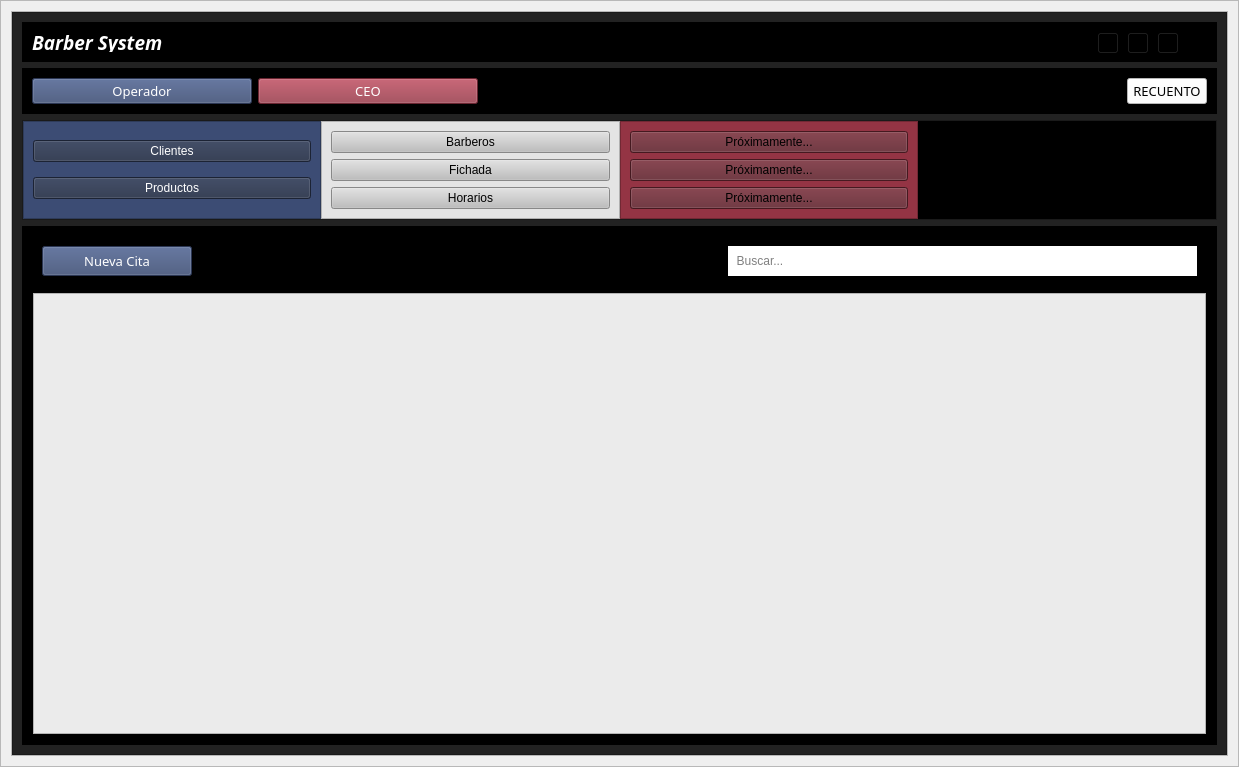
<?xml version="1.0" encoding="UTF-8"?>
<ui version="4.0">
 <class>MainWindow</class>
 <widget class="QWidget" name="MainWindow">
  <property name="geometry">
   <rect>
    <x>0</x>
    <y>0</y>
    <width>1239</width>
    <height>767</height>
   </rect>
  </property>
  <property name="windowTitle">
   <string>Form</string>
  </property>
  <layout class="QVBoxLayout" name="verticalLayout">
   <property name="spacing">
    <number>0</number>
   </property>
   <property name="leftMargin">
    <number>0</number>
   </property>
   <property name="topMargin">
    <number>0</number>
   </property>
   <property name="rightMargin">
    <number>0</number>
   </property>
   <property name="bottomMargin">
    <number>0</number>
   </property>
   <item>
    <widget class="QFrame" name="central_widget_frame">
     <property name="frameShape">
      <enum>QFrame::StyledPanel</enum>
     </property>
     <property name="frameShadow">
      <enum>QFrame::Raised</enum>
     </property>
     <layout class="QVBoxLayout" name="shadow_layout">
      <property name="spacing">
       <number>0</number>
      </property>
      <property name="leftMargin">
       <number>10</number>
      </property>
      <property name="topMargin">
       <number>10</number>
      </property>
      <property name="rightMargin">
       <number>10</number>
      </property>
      <property name="bottomMargin">
       <number>10</number>
      </property>
      <item>
       <widget class="QFrame" name="background_frame">
        <property name="frameShape">
         <enum>QFrame::StyledPanel</enum>
        </property>
        <property name="frameShadow">
         <enum>QFrame::Raised</enum>
        </property>
        <layout class="QVBoxLayout" name="verticalLayout_2">
         <property name="spacing">
          <number>0</number>
         </property>
         <property name="leftMargin">
          <number>0</number>
         </property>
         <property name="topMargin">
          <number>0</number>
         </property>
         <property name="rightMargin">
          <number>0</number>
         </property>
         <property name="bottomMargin">
          <number>0</number>
         </property>
         <item>
          <widget class="QFrame" name="content_frame">
           <property name="minimumSize">
            <size>
             <width>0</width>
             <height>0</height>
            </size>
           </property>
           <property name="styleSheet">
            <string notr="true">background-color: rgb(34, 34, 34);</string>
           </property>
           <property name="frameShape">
            <enum>QFrame::StyledPanel</enum>
           </property>
           <property name="frameShadow">
            <enum>QFrame::Raised</enum>
           </property>
           <layout class="QVBoxLayout" name="verticalLayout_7">
            <property name="spacing">
             <number>6</number>
            </property>
            <property name="leftMargin">
             <number>9</number>
            </property>
            <property name="topMargin">
             <number>9</number>
            </property>
            <property name="rightMargin">
             <number>9</number>
            </property>
            <property name="bottomMargin">
             <number>9</number>
            </property>
            <item>
             <widget class="QFrame" name="frame_nav">
              <property name="minimumSize">
               <size>
                <width>0</width>
                <height>40</height>
               </size>
              </property>
              <property name="maximumSize">
               <size>
                <width>16777215</width>
                <height>40</height>
               </size>
              </property>
              <property name="styleSheet">
               <string notr="true">background-color: rgb(0, 0, 0);</string>
              </property>
              <property name="frameShape">
               <enum>QFrame::StyledPanel</enum>
              </property>
              <property name="frameShadow">
               <enum>QFrame::Raised</enum>
              </property>
              <layout class="QHBoxLayout" name="horizontalLayout_6">
               <item>
                <widget class="QLabel" name="label_tittle">
                 <property name="font">
                  <font>
                   <family>Tw Cen MT</family>
                   <pointsize>14</pointsize>
                   <weight>75</weight>
                   <italic>true</italic>
                   <bold>true</bold>
                  </font>
                 </property>
                 <property name="styleSheet">
                  <string notr="true">color: rgb(255, 255, 255) ;</string>
                 </property>
                 <property name="text">
                  <string>Barber System</string>
                 </property>
                </widget>
               </item>
               <item>
                <widget class="QFrame" name="butttons_holder_frame">
                 <property name="minimumSize">
                  <size>
                   <width>110</width>
                   <height>30</height>
                  </size>
                 </property>
                 <property name="maximumSize">
                  <size>
                   <width>110</width>
                   <height>16777215</height>
                  </size>
                 </property>
                 <property name="frameShape">
                  <enum>QFrame::StyledPanel</enum>
                 </property>
                 <property name="frameShadow">
                  <enum>QFrame::Raised</enum>
                 </property>
                 <widget class="QToolButton" name="minimize_button">
                  <property name="geometry">
                   <rect>
                    <x>0</x>
                    <y>0</y>
                    <width>22</width>
                    <height>22</height>
                   </rect>
                  </property>
                  <property name="text">
                   <string>...</string>
                  </property>
                  <property name="icon">
                   <iconset>
                    <normaloff>../AngelCuk/assets/icons/minimize-window.png</normaloff>../AngelCuk/assets/icons/minimize-window.png</iconset>
                  </property>
                 </widget>
                 <widget class="QToolButton" name="restore_button">
                  <property name="geometry">
                   <rect>
                    <x>30</x>
                    <y>0</y>
                    <width>22</width>
                    <height>22</height>
                   </rect>
                  </property>
                  <property name="text">
                   <string>...</string>
                  </property>
                  <property name="icon">
                   <iconset>
                    <normaloff>../AngelCuk/assets/icons/restore-window.png</normaloff>../AngelCuk/assets/icons/restore-window.png</iconset>
                  </property>
                 </widget>
                 <widget class="QToolButton" name="maximize_button">
                  <property name="geometry">
                   <rect>
                    <x>30</x>
                    <y>0</y>
                    <width>22</width>
                    <height>22</height>
                   </rect>
                  </property>
                  <property name="text">
                   <string>...</string>
                  </property>
                  <property name="icon">
                   <iconset>
                    <normaloff>../AngelCuk/assets/icons/maximize-window.png</normaloff>../AngelCuk/assets/icons/maximize-window.png</iconset>
                  </property>
                 </widget>
                 <widget class="QToolButton" name="close_button">
                  <property name="geometry">
                   <rect>
                    <x>60</x>
                    <y>0</y>
                    <width>22</width>
                    <height>22</height>
                   </rect>
                  </property>
                  <property name="text">
                   <string>...</string>
                  </property>
                  <property name="icon">
                   <iconset>
                    <normaloff>../AngelCuk/assets/icons/close-window.png</normaloff>../AngelCuk/assets/icons/close-window.png</iconset>
                  </property>
                 </widget>
                </widget>
               </item>
              </layout>
             </widget>
            </item>
            <item>
             <widget class="QFrame" name="frame_superior">
              <property name="maximumSize">
               <size>
                <width>16777215</width>
                <height>65</height>
               </size>
              </property>
              <property name="styleSheet">
               <string notr="true">QFrame{
background-color: rgb(0, 0, 0);
}



QPushButton{
	background-color: rgb(212, 172, 13 );
	color: white;
}

QPushButton:hover{
	
	background-color: rgb(154, 125, 10);
}



</string>
              </property>
              <property name="frameShape">
               <enum>QFrame::StyledPanel</enum>
              </property>
              <property name="frameShadow">
               <enum>QFrame::Raised</enum>
              </property>
              <layout class="QHBoxLayout" name="horizontalLayout_2">
               <property name="spacing">
                <number>6</number>
               </property>
               <property name="topMargin">
                <number>9</number>
               </property>
               <item>
                <widget class="QPushButton" name="operador_button">
                 <property name="minimumSize">
                  <size>
                   <width>220</width>
                   <height>0</height>
                  </size>
                 </property>
                 <property name="font">
                  <font>
                   <family>Tw Cen MT Condensed Extra Bold</family>
                   <pointsize>10</pointsize>
                  </font>
                 </property>
                 <property name="styleSheet">
                  <string notr="true">QPushButton{
	background-color: rgb(60, 76, 116 );
	color: white;
}

QPushButton:hover{
	
	background-color: rgb(39, 49, 73 );
}
</string>
                 </property>
                 <property name="text">
                  <string>Operador</string>
                 </property>
                </widget>
               </item>
               <item>
                <widget class="QPushButton" name="ceo_button">
                 <property name="minimumSize">
                  <size>
                   <width>220</width>
                   <height>0</height>
                  </size>
                 </property>
                 <property name="font">
                  <font>
                   <family>Tw Cen MT Condensed Extra Bold</family>
                   <pointsize>10</pointsize>
                  </font>
                 </property>
                 <property name="styleSheet">
                  <string notr="true">QPushButton{
	background-color: rgb(148, 52, 68  );
	color: white;
}

QPushButton:hover{
	
	background-color: rgb(97, 35, 45);
}
</string>
                 </property>
                 <property name="text">
                  <string>CEO</string>
                 </property>
                </widget>
               </item>
               <item>
                <spacer name="horizontalSpacer">
                 <property name="orientation">
                  <enum>Qt::Horizontal</enum>
                 </property>
                 <property name="sizeHint" stdset="0">
                  <size>
                   <width>110</width>
                   <height>20</height>
                  </size>
                 </property>
                </spacer>
               </item>
               <item>
                <widget class="QPushButton" name="recuento_button">
                 <property name="minimumSize">
                  <size>
                   <width>35</width>
                   <height>0</height>
                  </size>
                 </property>
                 <property name="maximumSize">
                  <size>
                   <width>16777215</width>
                   <height>16777215</height>
                  </size>
                 </property>
                 <property name="font">
                  <font>
                   <family>Tw Cen MT Condensed Extra Bold</family>
                   <pointsize>10</pointsize>
                  </font>
                 </property>
                 <property name="styleSheet">
                  <string notr="true">

QPushButton{
	background-color: rgb(255, 255, 255);
color: rgb(0, 0, 0);
}

QPushButton:hover{
	
	
	background-color: rgb(98, 98, 98);
}
</string>
                 </property>
                 <property name="text">
                  <string>RECUENTO</string>
                 </property>
                </widget>
               </item>
              </layout>
             </widget>
            </item>
            <item>
             <widget class="QFrame" name="frame_inferior">
              <property name="frameShape">
               <enum>QFrame::StyledPanel</enum>
              </property>
              <property name="frameShadow">
               <enum>QFrame::Raised</enum>
              </property>
              <layout class="QHBoxLayout" name="horizontalLayout">
               <property name="spacing">
                <number>0</number>
               </property>
               <property name="leftMargin">
                <number>0</number>
               </property>
               <property name="topMargin">
                <number>0</number>
               </property>
               <property name="rightMargin">
                <number>0</number>
               </property>
               <property name="bottomMargin">
                <number>0</number>
               </property>
               <item>
                <widget class="QFrame" name="frame_operador">
                 <property name="styleSheet">
                  <string notr="true">background-color: rgb(60, 76, 116);</string>
                 </property>
                 <property name="frameShape">
                  <enum>QFrame::StyledPanel</enum>
                 </property>
                 <property name="frameShadow">
                  <enum>QFrame::Raised</enum>
                 </property>
                 <layout class="QVBoxLayout" name="verticalLayout_3">
                  <item>
                   <widget class="QPushButton" name="op_pushButton_cliente">
                    <property name="styleSheet">
                     <string notr="true">background-color: rgb(39, 49, 73 );
color: white;</string>
                    </property>
                    <property name="text">
                     <string>Clientes</string>
                    </property>
                   </widget>
                  </item>
                  <item>
                   <widget class="QPushButton" name="op_pushButton_menu">
                    <property name="minimumSize">
                     <size>
                      <width>220</width>
                      <height>0</height>
                     </size>
                    </property>
                    <property name="styleSheet">
                     <string notr="true">background-color: rgb(39, 49, 73 );
color: white;</string>
                    </property>
                    <property name="text">
                     <string>Productos</string>
                    </property>
                   </widget>
                  </item>
                 </layout>
                </widget>
               </item>
               <item>
                <widget class="QFrame" name="frame_cocina">
                 <property name="styleSheet">
                  <string notr="true">background-color: rgb(228, 228, 228);</string>
                 </property>
                 <property name="frameShape">
                  <enum>QFrame::StyledPanel</enum>
                 </property>
                 <property name="frameShadow">
                  <enum>QFrame::Raised</enum>
                 </property>
                 <layout class="QVBoxLayout" name="verticalLayout_4">
                  <item>
                   <widget class="QPushButton" name="co_pushButton_menu">
                    <property name="styleSheet">
                     <string notr="true">background-color: rgb(190, 190, 190);
color: black;</string>
                    </property>
                    <property name="text">
                     <string>Barberos</string>
                    </property>
                   </widget>
                  </item>
                  <item>
                   <widget class="QPushButton" name="co_pushButton_menu_2">
                    <property name="styleSheet">
                     <string notr="true">background-color: rgb(190, 190, 190);
color: black;</string>
                    </property>
                    <property name="text">
                     <string>Fichada</string>
                    </property>
                   </widget>
                  </item>
                  <item>
                   <widget class="QPushButton" name="co_pushButton_pedidos">
                    <property name="minimumSize">
                     <size>
                      <width>220</width>
                      <height>0</height>
                     </size>
                    </property>
                    <property name="styleSheet">
                     <string notr="true">background-color: rgb(190, 190, 190);
color: black;</string>
                    </property>
                    <property name="text">
                     <string>Horarios</string>
                    </property>
                   </widget>
                  </item>
                 </layout>
                </widget>
               </item>
               <item>
                <widget class="QFrame" name="frame_CEO">
                 <property name="styleSheet">
                  <string notr="true">background-color: rgb(148, 52, 68);</string>
                 </property>
                 <property name="frameShape">
                  <enum>QFrame::StyledPanel</enum>
                 </property>
                 <property name="frameShadow">
                  <enum>QFrame::Raised</enum>
                 </property>
                 <layout class="QVBoxLayout" name="verticalLayout_6">
                  <item>
                   <widget class="QPushButton" name="pushButton_8">
                    <property name="minimumSize">
                     <size>
                      <width>220</width>
                      <height>0</height>
                     </size>
                    </property>
                    <property name="styleSheet">
                     <string notr="true">background-color: rgb(97, 35, 45);</string>
                    </property>
                    <property name="text">
                     <string>Próximamente...</string>
                    </property>
                   </widget>
                  </item>
                  <item>
                   <widget class="QPushButton" name="pushButton_9">
                    <property name="styleSheet">
                     <string notr="true">background-color: rgb(97, 35, 45);</string>
                    </property>
                    <property name="text">
                     <string>Próximamente...</string>
                    </property>
                   </widget>
                  </item>
                  <item>
                   <widget class="QPushButton" name="pushButton_10">
                    <property name="styleSheet">
                     <string notr="true">background-color: rgb(97, 35, 45);</string>
                    </property>
                    <property name="text">
                     <string>Próximamente...</string>
                    </property>
                   </widget>
                  </item>
                 </layout>
                </widget>
               </item>
               <item>
                <widget class="QFrame" name="frame_vacio">
                 <property name="styleSheet">
                  <string notr="true">background-color: black;</string>
                 </property>
                 <property name="frameShape">
                  <enum>QFrame::StyledPanel</enum>
                 </property>
                 <property name="frameShadow">
                  <enum>QFrame::Raised</enum>
                 </property>
                 <layout class="QVBoxLayout" name="verticalLayout_9">
                  <property name="spacing">
                   <number>0</number>
                  </property>
                  <property name="leftMargin">
                   <number>0</number>
                  </property>
                  <property name="topMargin">
                   <number>0</number>
                  </property>
                  <property name="rightMargin">
                   <number>0</number>
                  </property>
                  <property name="bottomMargin">
                   <number>0</number>
                  </property>
                  <item>
                   <widget class="QLabel" name="label_logo">
                    <property name="styleSheet">
                     <string notr="true">QLabel{
image:url(:/imagess/strip.png);
}</string>
                    </property>
                    <property name="text">
                     <string>TextLabel</string>
                    </property>
                   </widget>
                  </item>
                 </layout>
                </widget>
               </item>
              </layout>
             </widget>
            </item>
            <item>
             <widget class="QFrame" name="frame_action">
              <property name="styleSheet">
               <string notr="true">background-color: rgb(0, 0, 0);</string>
              </property>
              <property name="frameShape">
               <enum>QFrame::StyledPanel</enum>
              </property>
              <property name="frameShadow">
               <enum>QFrame::Raised</enum>
              </property>
              <layout class="QVBoxLayout" name="verticalLayout_5">
               <item>
                <widget class="QFrame" name="frame_5">
                 <property name="minimumSize">
                  <size>
                   <width>0</width>
                   <height>50</height>
                  </size>
                 </property>
                 <property name="frameShape">
                  <enum>QFrame::StyledPanel</enum>
                 </property>
                 <property name="frameShadow">
                  <enum>QFrame::Raised</enum>
                 </property>
                 <layout class="QHBoxLayout" name="horizontalLayout_5">
                  <item>
                   <widget class="QPushButton" name="new_request_button">
                    <property name="minimumSize">
                     <size>
                      <width>150</width>
                      <height>30</height>
                     </size>
                    </property>
                    <property name="font">
                     <font>
                      <family>Tw Cen MT Condensed Extra Bold</family>
                      <pointsize>10</pointsize>
                     </font>
                    </property>
                    <property name="styleSheet">
                     <string notr="true">QPushButton{
	background-color: rgb(60, 76, 116);
	color: white;
}

QPushButton:hover{
	
	background-color: rgb(30, 38, 57);
}

</string>
                    </property>
                    <property name="text">
                     <string>Nueva Cita</string>
                    </property>
                    <property name="icon">
                     <iconset>
                      <normaloff>../../../.designer/assets/icons/plus.png</normaloff>../../../.designer/assets/icons/plus.png</iconset>
                    </property>
                   </widget>
                  </item>
                  <item>
                   <spacer name="horizontalSpacer_2">
                    <property name="orientation">
                     <enum>Qt::Horizontal</enum>
                    </property>
                    <property name="sizeHint" stdset="0">
                     <size>
                      <width>40</width>
                      <height>20</height>
                     </size>
                    </property>
                   </spacer>
                  </item>
                  <item>
                   <layout class="QHBoxLayout" name="horizontalLayout_3">
                    <property name="spacing">
                     <number>0</number>
                    </property>
                    <property name="rightMargin">
                     <number>0</number>
                    </property>
                    <item>
                     <widget class="QLabel" name="label">
                      <property name="minimumSize">
                       <size>
                        <width>30</width>
                        <height>30</height>
                       </size>
                      </property>
                      <property name="maximumSize">
                       <size>
                        <width>30</width>
                        <height>16777215</height>
                       </size>
                      </property>
                      <property name="styleSheet">
                       <string notr="true">background-color: black;
border-radius: 0px;</string>
                      </property>
                      <property name="text">
                       <string/>
                      </property>
                      <property name="pixmap">
                       <pixmap>../AngelCuk/assets/icons/search.png</pixmap>
                      </property>
                     </widget>
                    </item>
                    <item>
                     <widget class="QLineEdit" name="search_line_edit">
                      <property name="minimumSize">
                       <size>
                        <width>0</width>
                        <height>30</height>
                       </size>
                      </property>
                      <property name="maximumSize">
                       <size>
                        <width>500</width>
                        <height>16777215</height>
                       </size>
                      </property>
                      <property name="styleSheet">
                       <string notr="true">background-color: white;
border-radius: 0px;</string>
                      </property>
                      <property name="placeholderText">
                       <string>  Buscar...</string>
                      </property>
                     </widget>
                    </item>
                   </layout>
                  </item>
                 </layout>
                </widget>
               </item>
               <item>
                <widget class="QFrame" name="frame">
                 <property name="frameShape">
                  <enum>QFrame::StyledPanel</enum>
                 </property>
                 <property name="frameShadow">
                  <enum>QFrame::Raised</enum>
                 </property>
                 <layout class="QVBoxLayout" name="verticalLayout_8">
                  <property name="spacing">
                   <number>0</number>
                  </property>
                  <property name="leftMargin">
                   <number>0</number>
                  </property>
                  <property name="topMargin">
                   <number>0</number>
                  </property>
                  <property name="rightMargin">
                   <number>0</number>
                  </property>
                  <property name="bottomMargin">
                   <number>0</number>
                  </property>
                  <item>
                   <widget class="QTableWidget" name="infopedidos_table">
                    <property name="font">
                     <font>
                      <pointsize>12</pointsize>
                     </font>
                    </property>
                    <property name="styleSheet">
                     <string notr="true">background-color: rgb(235, 235, 235);</string>
                    </property>
                    <property name="sizeAdjustPolicy">
                     <enum>QAbstractScrollArea::AdjustToContents</enum>
                    </property>
                   </widget>
                  </item>
                 </layout>
                </widget>
               </item>
              </layout>
             </widget>
            </item>
           </layout>
          </widget>
         </item>
        </layout>
       </widget>
      </item>
     </layout>
    </widget>
   </item>
  </layout>
 </widget>
 <resources>
  <include location="../AngelCuk/ui_files/logo.qrc"/>
 </resources>
 <connections/>
</ui>
